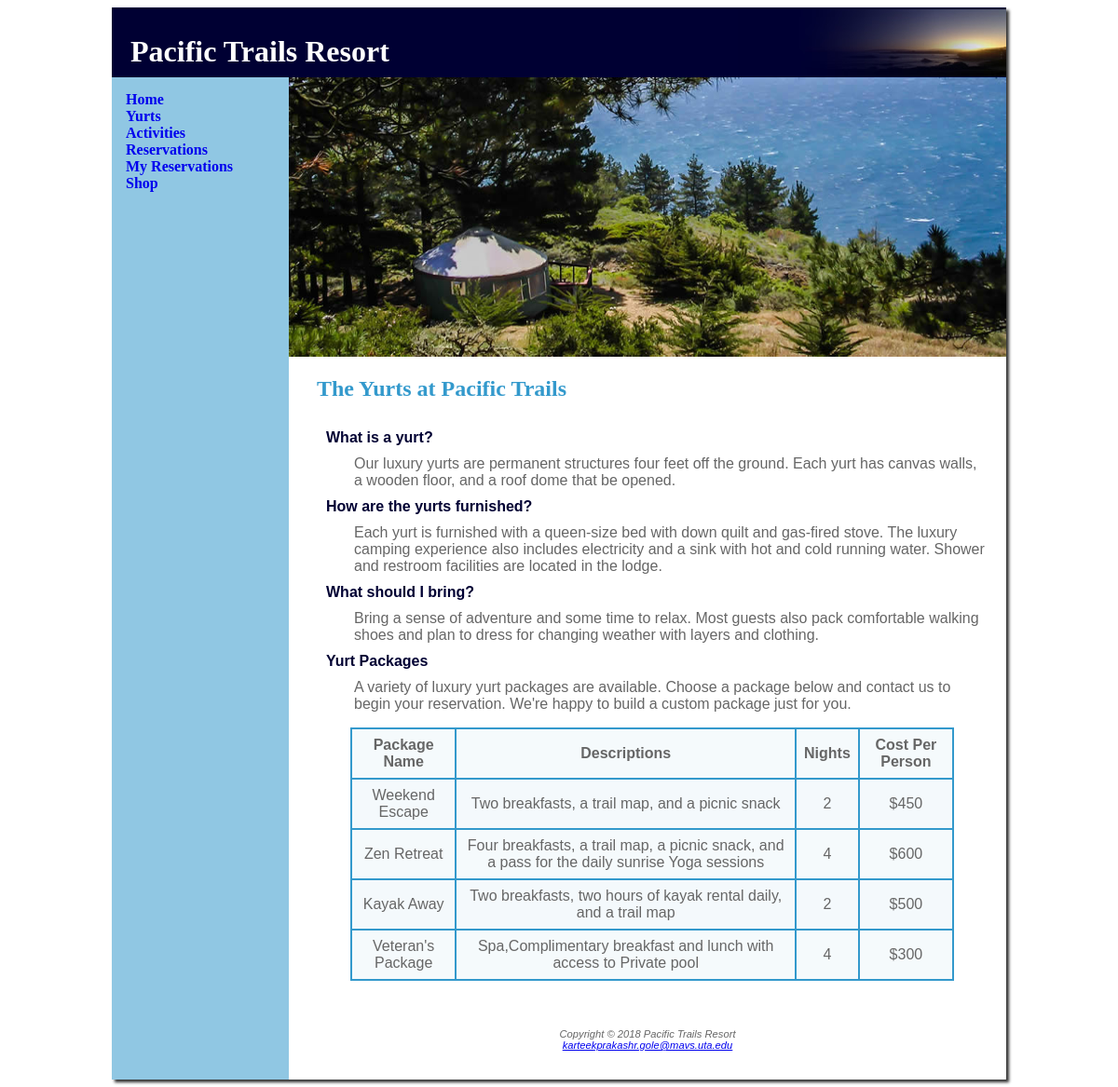
The page /index.php/home/yurts on the database its author committed.
### tables this page shows
CREATE TABLE `package` (
  `packageid` int(11) NOT NULL,
  `description` varchar(100) NOT NULL,
  `noofnights` int(11) NOT NULL,
  `cost` double NOT NULL,
  `summary` varchar(500) NOT NULL,
  `name` varchar(50) NOT NULL
);

### application/controllers/Home.php (called while the page is built, shortened)
<?php
class Home extends CI_Controller {
  public function __construct()
  {
    $this->load->model('home_model');
    $this->load->helper(array('form', 'url'));
    $this->load->library('form_validation');
    $this->load->helper('security');
    $this->load->helper('form');
  }
 public function yurts()
 {
   $this->load->helper('url');
   $this->load->view('VTop');
   $data['package'] = $this->home_model->get_package();
   $this->load->view('VYurts', $data);
   $this->load->view('VBottom');
 }
}

### index.php (called while the page is built, shortened)
<?php
require_once BASEPATH.'core/CodeIgniter.php';

### application/models/Home_model.php (called while the page is built, shortened)
<?php if ( ! defined('BASEPATH')) exit('No direct script access allowed');
class Home_model extends CI_Model {
  public function get_package()
  {
    $query = $this->db->get('package');
    if($query->num_rows() > 0){
      $result = $query->result_array();
      return $result;
    }else{
      return false;
    }
  }
}

### application/views/VYurts.php (the view)
<div id ="yurtsimg"></div>
<main>
<h2>
The Yurts at Pacific Trails
</h2>
<dl>
<dt><strong>What is a yurt?</strong></dt>
<dd>Our luxury yurts are permanent structures four feet off the ground. Each yurt has canvas walls, a wooden floor, and a roof dome that be opened.</dd>
<dt><strong>How are the yurts furnished?</strong></dt>
<dd>Each yurt is furnished with a queen-size bed with down quilt and gas-fired stove. The luxury camping experience also includes electricity and a sink with hot and cold running water. Shower and restroom facilities are located in the lodge.</dd>
<dt><strong>What should I bring?</strong></dt>
<dd>Bring a sense of adventure and some time to relax. Most guests also pack comfortable walking shoes and plan to dress for changing weather with layers and clothing.</dd>
<dt><strong>Yurt Packages</strong></dt>
<dd>A variety of luxury yurt packages are available.   Choose a package below and contact us to begin
   your reservation. We're happy to build a custom
   package just for you.
</dd>
</dl>
<table class="table1">
				<tr>
					<th>Package Name</th>
					<th>Descriptions</th>
					<th>Nights</th>
					<th>Cost Per Person</th>
				</tr>
				<?php
				foreach($package as $row):
					?>
				<tr>
					<td class = "text" ><?php echo $row['name'];?></td>
					<td><?php echo $row['summary']; ?></td>
					<td><?php echo $row['noofnights']; ?></td>
					<td>$<?php echo $row['cost']; ?></td>
				</tr>
				<?php
				endforeach;?>
			</table>
</main>

### application/views/VTop.php (shortened to what this page needs)
<!DOCTYPE html>
<html>
<head>
	<link rel="stylesheet" href="<?php echo base_url(); ?>css/pacific.css">
</head>
<body>
<div id="wrapper">
	<header><h1>Pacific Trails Resort</h1></header>
		<nav>
				<span class="boldtext"><a href="<?php echo base_url(); ?>">Home</a></span><br>
				<span class="boldtext"><a href="<?php echo site_url('home/yurts'); ?>">Yurts</a></span><br>
				<span class="boldtext"><a href="<?php echo site_url('home/activities'); ?>">Activities</a></span><br>
				<span class="boldtext"><a href="<?php echo site_url('home/reservations'); ?>">Reservations</a></span><br>
				<span class="boldtext"><a href="<?php echo site_url('home/myreservations'); ?>">My Reservations</a></span><br>
				<span class="boldtext"><a href="<?php echo site_url('home/shop'); ?>">Shop</a></span><br>
			</nav>

### application/views/VBottom.php (shortened to what this page needs)
<footer>
<p>Copyright &copy; 2018 Pacific Trails Resort<br>
<a href="mailto:someone@example.com"> <i>karteekprakashr.gole@mavs.uta.edu</i></a>
</footer>
</div>
</body>
</html>

### css/pacific.css (style rules this page uses)
body { color: #666666; font-family: Arial, Helvetica, sans-serif; }
header { background-color: #000033; background-image: url(../images/sunset.jpg); background-repeat: no-repeat; background-position: right; text-align: left; height: 60px; padding-top: 15px; color: #FFFFFF; }
nav { font-weight: bold; font-family: Georgia, Serif; float: left; width: 180px; padding: 15px; }
nav a { text-decoration: none; }
h1 { padding-left: 20px; margin-bottom: 0px; margin-top: 0px; line-height: 200%; font-family: Georgia, Serif; }
h2 { font-family: Georgia, Serif; color: #3399CC; }
dt { color: #000033; padding: 10px; }
main { padding: 1px 20px 20px 30px; display: block; background-color: #FFFFFF; margin-left: 190px; }
dt { color: #000033; }
footer { font-size: .70em; padding: 20px; margin-left: 190px; background-color: #FFFFFF; font-style: italic; text-align: center; font-family: Arial; }
.table1 td, th { border-top: solid 1px #3399CC !important; border-bottom: solid 1px #3399CC !important; border-left: solid 1px #3399CC !important; border-right: solid 1px #3399CC !important; border-collapse:collapse; }
.table1 td { text-align:center; padding: 8px; }
.table1 th { text-align:center; padding: 8px; }
.table1 tr:nth-child(even) { background-color: #f4f9fc !important; }
.formtable1 td,th { clear: both; padding-left: 10px; padding-bottom: 20px; padding-top: 0px; padding-right: 10px; border-top-width: 0px; border-left-width: 0px; border-bottom-width: 0px; border-right-width: 0px; text-align: left; }
.boldtext { font-weight:bold; }
tr:nth-of-type(odd) { background-color: #F5FAFC; }
#wrapper { font-family: Verdana, Arial; color: #666666; margin-left: auto; margin-right: auto; width: 80%; background-color: #90C7E3; min-width: 960px; max-width: 2048px; box-shadow: 3px 3px 3px #333333; }
#yurtsimg { height: 300px; background-image: url(../images/yurt.jpg); background-repeat: no-repeat; background-size: 100% 100%; margin-left: 190px; }
.table1 { margin-left: auto; margin-right: auto; border:solid 1px #3399CC; width:90%; border-spacing:0; }

### rows shown on the page
package: name "Weekend Escape", summary "Two breakfasts, a trail map, and a picnic snack", noofnights "2", cost "450"
package: name "Zen Retreat", summary "Four breakfasts, a trail map, a picnic snack, and a pass for the daily sunrise Yoga sessions", noofnights "4", cost "600"
package: name "Kayak Away", summary "Two breakfasts, two hours of kayak rental daily, and a trail map", noofnights "2", cost "500"
package: name "Veteran's Package", summary "Spa,Complimentary breakfast and lunch with access to Private pool", noofnights "4", cost "300"
